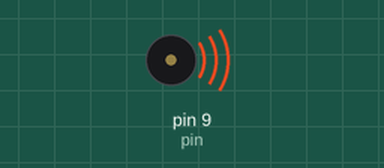
This sketch was run on a simulated Arduino Uno, built with avr-gcc and run on an emulated ATmega328P. On the bench: buzzer (waves = sounding).

Above: at 0.15 s.
At 15.6 s:
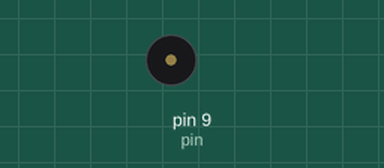
Timing chart, 0 to 16.4 s (numbered marks = the images above):
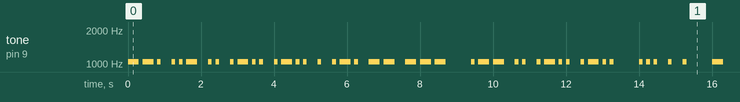

Measured:
- by itself, tone on pin 9 (pin): plays 1047 Hz for 0.30 s, 1047 Hz for 0.30 s, 1047 Hz for 0.10 s, 1047 Hz for 0.10 s, 1047 Hz for 0.10 s, 1047 Hz for 0.30 s … (341 notes in this stretch)

The sketch:

MorseGuillermo.ino
```cpp
/******************************************************************************
**                                                                           **
**                      Projecte  Morse                                      **
**                                                                           **
**                                                                           **
******************************************************************************/

//****** Includes *************************************************************

//****** Variables ************************************************************

const int pin = 9;

int note = 1047;
int velocitat = 10;

void setup() {
  // put your setup code here, to run once:

}

void loop() {
//G_guillermo
ratlla();
ratlla();
punt();
//espai entre lletres
espaiL();
//U_guillermo
punt();
punt();
ratlla();
//espai entre lletres
espaiL();
//I_guillermo
punt();
punt();
//espai entre lletres
espaiL();
//L_guillermo
punt();
ratlla();
punt();
punt();
//espai entre lletres
espaiL();
//L_guillermo
punt();
ratlla();
punt();
punt();
//espai entre lletres
espaiL();
//E_guillermo
punt();
//espai entre lletres
espaiL();
//R_guillermo
punt();
ratlla();
punt();
//espai entre lletres
espaiL();
//M_guillermo
ratlla();
ratlla();
//espai entre lletres
espaiL();
//O_guillermo
ratlla();
ratlla();
ratlla();
//espai entre lletres
espaiP();
//W_will
punt();
ratlla();
ratlla();
//espai entre lletres
espaiL();
//I_will
punt();
punt();
//espai entre lletres
espaiL();
//L_will
punt();
ratlla();
punt();
punt();
//espai entre lletres
espaiL();
//L_will
punt();
ratlla();
punt();
punt();
//espai entre lletres
espaiP();
//s_see
punt();
punt();
punt();
//espai entre lletres
espaiL();
//E_see
punt();
//espai entre lletres
espaiL();
//E_see
punt();
//espai entre lletres
espaiP();
//y_your
ratlla();
punt();
ratlla();
ratlla();
//espai entre lletres
espaiL();
//o_your
ratlla();
ratlla();
ratlla();
//espai entre lletres
espaiL();
//u_your
punt();
punt();
ratlla();
//espai entre lletres
espaiL();
//r_your
punt();
ratlla();
punt();
//espai entre lletres
espaiP();
//d_death
ratlla();
punt();
punt();
//espai entre lletres
espaiL();
//e_death
punt();
//espai entre lletres
espaiL();
//a_death
punt();
ratlla();
//espai entre lletres
espaiL();
//t_death
ratlla();
//espai entre lletres
espaiL();
//h_death
punt();
punt();
punt();
punt();
//espai entre lletres
espaiP();
}
//****** Funcions *************************************************************
void punt()
{
  tone(pin, note, 1000/velocitat);
  delay(1000/velocitat);
  delay(1000/velocitat);
}

void ratlla()
{
  tone(pin, note, 3*(1000/velocitat));
  delay(3*(1000/velocitat));
  delay(1000/velocitat);
}

void espaiL()  //Espai entre lletres
{
  delay(2*(1000/velocitat));
}

void espaiP()  //Espai entre paraules
{
  delay(6*(1000/velocitat));
}
```
